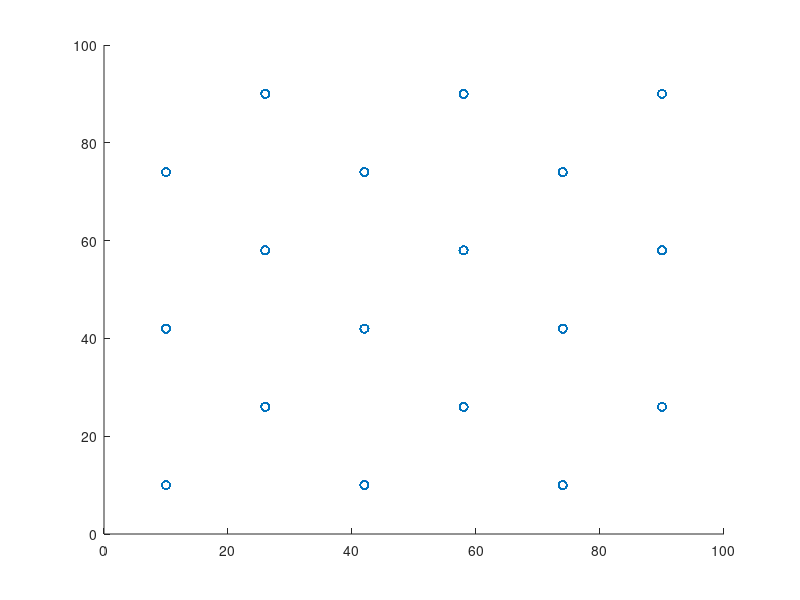

MATLAB code for this plot:
function [visualInputMatrix] = createMaddoxInput()
%   Create a 6000X3 matrix where the rows are representative of each
%   trial, and the columns are:
%       (1) X coordinate
%       (2) Y coordinate
%       (3) "Group" that coordinate belongs to (i.e., short, medium, or
%       long)
    x_values = [10, 26, 42, 58, 74, 90];
    y_values = x_values;
    grouping = ['L', 'M', 'S', 'S', 'M', 'L'];
    
%     [X, Y] = meshgrid(x_values, y_values);
%     all_points = reshape(cat(2, X', Y'), [], 2);
%     scatter(all_points(:, 1), all_points(:, 2));
%     axis([0 100 0 100]);

    visualInputMatrix = zeros(6000,3);
    
    for row=1:size(visualInputMatrix, 1)
        x = randi(6);
        y = randi(3)*2 - mod(x,2);
        disp(y)
        visualInputMatrix(row,:) = [x_values(x), y_values(y), grouping(x)];
    end
    
    scatter(visualInputMatrix(:,1), visualInputMatrix(:,2));
    axis([0 100 0 100]);
    
    return;
end

